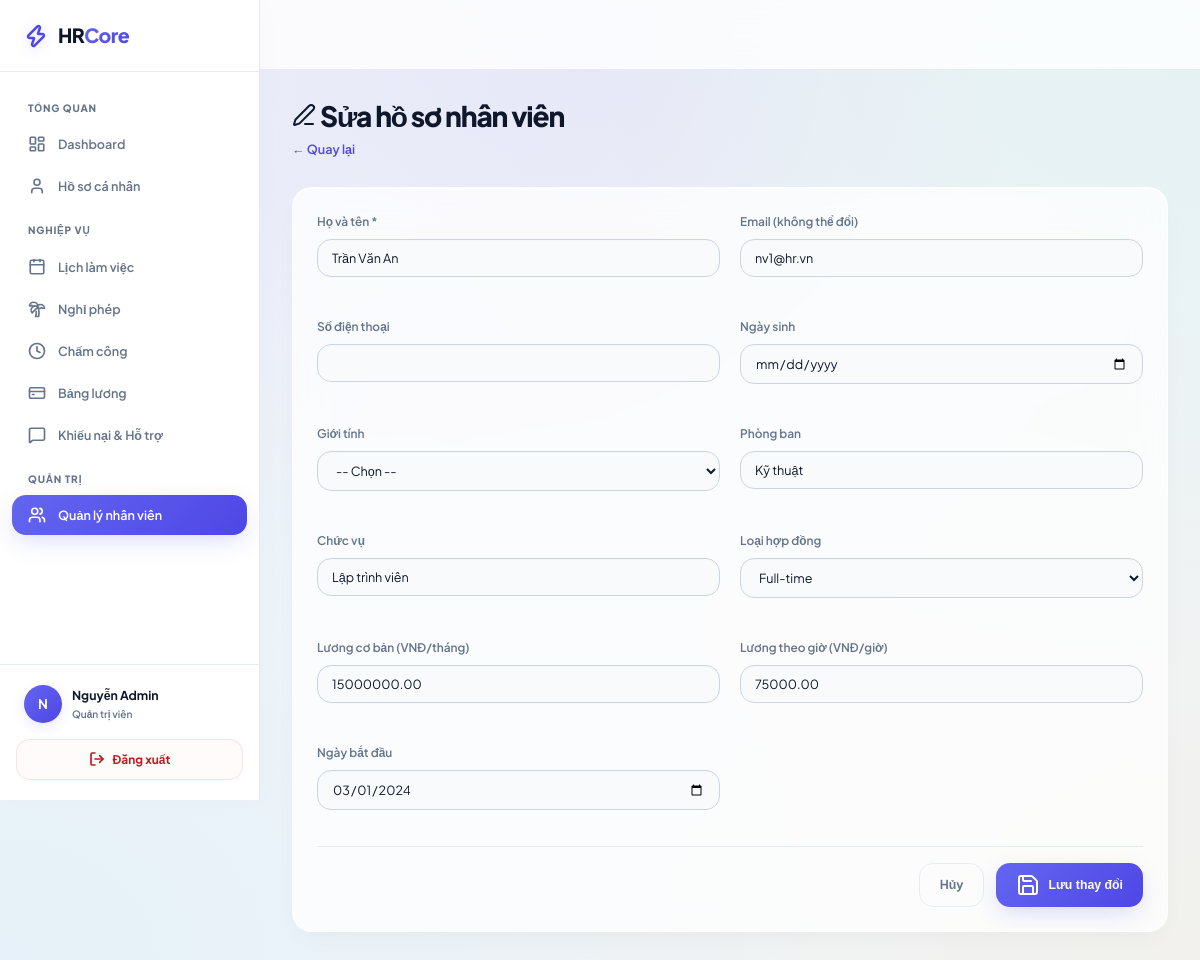
Screenshot of /employees/edit?id=2 (signed in) with the database file from the repository.
### tables this page shows
CREATE TABLE IF NOT EXISTS users (
    id              INT UNSIGNED AUTO_INCREMENT PRIMARY KEY,
    email           VARCHAR(255) NOT NULL UNIQUE,
    password_hash   VARCHAR(255) NOT NULL,
    role            ENUM('ADMIN','EMPLOYEE') NOT NULL DEFAULT 'EMPLOYEE',
    status          ENUM('ACTIVE','INACTIVE','LOCKED') NOT NULL DEFAULT 'ACTIVE',
    employee_code   VARCHAR(20)  NOT NULL UNIQUE,
    full_name       VARCHAR(200) NOT NULL,
    phone           VARCHAR(20),
    date_of_birth   DATE,
    gender          ENUM('MALE','FEMALE','OTHER'),
    department      VARCHAR(100),
    position        VARCHAR(100),
    employment_type ENUM('FULL_TIME','PART_TIME','CONTRACT') DEFAULT 'FULL_TIME',
    base_salary     DECIMAL(15,2) DEFAULT 0,
    hourly_rate     DECIMAL(10,2) DEFAULT 0,
    start_date      DATE,
    last_login_at   DATETIME,
    created_at      DATETIME NOT NULL DEFAULT CURRENT_TIMESTAMP,
    updated_at      DATETIME NOT NULL DEFAULT CURRENT_TIMESTAMP ON UPDATE CURRENT_TIMESTAMP,
    deleted_at      DATETIME,
    INDEX idx_email          (email),
    INDEX idx_employee_code  (employee_code),
    INDEX idx_status         (status)
);

### app/controllers/EmployeeController.php (called while the page is built, shortened)
<?php
require_once APP_PATH . '/core/Controller.php';
require_once APP_PATH . '/models/UserModel.php';
class EmployeeController extends Controller {
    private UserModel         $userModel;
    public function __construct() {
        $this->userModel = new UserModel();
    }
    public function edit(): void {
        $id       = (int)$this->get('id');
        $employee = $this->userModel->findById($id);
        $this->render('employees/edit', ['employee' => $employee, 'errors' => []]);
    }
}

### app/core/Router.php (called while the page is built, shortened)
<?php
class Router {
    public function dispatch(): void {
        $uri = parse_url($_SERVER['REQUEST_URI'], PHP_URL_PATH);
        $scriptName = $_SERVER['SCRIPT_NAME'] ?? '';
        $baseDir = dirname($scriptName);
        $baseDir = str_replace('\\', '/', $baseDir);
        if ($baseDir !== '/' && strpos($uri, $baseDir) === 0) {
            $uri = substr($uri, strlen($baseDir));
        }
        $uri = trim($uri, '/');
        $route = $this->resolve($uri);
        [$controllerName, $action, $allowedRoles] = $route;
        $controller = new $controllerName();
        $controller->$action();
    }
    private function resolve(string $uri): ?array {
        if (isset($this->routes[$uri])) {
            return $this->routes[$uri];
        }
        return null;
    }
}

### index.php (called while the page is built, shortened)
<?php
require_once APP_PATH . '/core/Database.php';
require_once APP_PATH . '/core/Controller.php';
require_once APP_PATH . '/core/Model.php';
require_once APP_PATH . '/core/Router.php';
$router = new Router();
$router->dispatch();

### app/core/Database.php (called while the page is built, shortened)
<?php
class Database {
    private static ?PDO $instance = null;
    private static string $host = 'localhost';
    private static string $dbname = 'hr_management';
    private static string $username = 'root';
    private static string $password = '2411';
    private static string $charset = 'utf8mb4';
    public static function getInstance(): PDO {
        if (self::$instance === null) {
            $dsn = "mysql:host=" . self::$host
                 . ";dbname=" . self::$dbname
                 . ";charset=" . self::$charset;
            $options = [
                PDO::ATTR_ERRMODE            => PDO::ERRMODE_EXCEPTION,
                PDO::ATTR_DEFAULT_FETCH_MODE => PDO::FETCH_ASSOC,
                PDO::ATTR_EMULATE_PREPARES   => false,
            ];
            self::$instance = new PDO($dsn, self::$username, self::$password, $options);
        }
        return self::$instance;
    }
}

### app/core/Model.php (called while the page is built, shortened)
<?php
abstract class Model {
    protected PDO $db;
    public function __construct() {
        $this->db = Database::getInstance();
    }
    protected function queryOne(string $sql, array $params = []): ?array {
        $stmt = $this->db->prepare($sql);
        $stmt->execute($params);
        $row = $stmt->fetch();
        return $row === false ? null : $row;
    }
}

### app/models/UserModel.php (called while the page is built, shortened)
<?php
require_once APP_PATH . '/core/Model.php';
class UserModel extends Model {
    public function findById(int $id): ?array {
        return $this->queryOne(
            "SELECT * FROM users WHERE id = ? AND deleted_at IS NULL",
            [$id]
        );
    }
}

### app/views/employees/edit.php (the view, shortened to what this page needs)
<div class="page-header">
    <div>
        <h1 class="page-title"><i data-lucide="edit-3" class="header-icon"></i> Sửa hồ sơ nhân viên</h1>
        <p class="page-subtitle"><a href="<?= BASE_URL ?>/employees">← Quay lại</a></p>
    </div>
</div>
<div class="card">
    <div class="card-body">
        <form method="POST" action="<?= BASE_URL ?>/employees/update">
            <div class="form-grid-2">
                <div class="form-group">
                    <label class="form-label" for="full_name">Họ và tên *</label>
                    <input type="text" id="full_name" name="full_name" class="form-input"
                           value="<?= htmlspecialchars($employee['full_name']) ?>" required>
                </div>
                <div class="form-group">
                    <label class="form-label">Email (không thể đổi)</label>
                    <input type="email" class="form-input" value="<?= htmlspecialchars($employee['email']) ?>" disabled>
                </div>
                <div class="form-group">
                    <label class="form-label" for="phone">Số điện thoại</label>
                    <input type="tel" id="phone" name="phone" class="form-input"
                           value="<?= htmlspecialchars($employee['phone'] ?? '') ?>">
                </div>
                <div class="form-group">
                    <label class="form-label" for="date_of_birth">Ngày sinh</label>
                    <input type="date" id="date_of_birth" name="date_of_birth" class="form-input"
                           value="<?= htmlspecialchars($employee['date_of_birth'] ?? '') ?>">
                </div>
                <div class="form-group">
                    <label class="form-label" for="gender">Giới tính</label>
                    <select id="gender" name="gender" class="form-select">
                        <option value="">-- Chọn --</option>
                    </select>
                </div>
                <div class="form-group">
                    <label class="form-label" for="department">Phòng ban</label>
                    <input type="text" id="department" name="department" class="form-input"
                           value="<?= htmlspecialchars($employee['department'] ?? '') ?>">
                </div>
                <div class="form-group">
                    <label class="form-label" for="position">Chức vụ</label>
                    <input type="text" id="position" name="position" class="form-input"
                           value="<?= htmlspecialchars($employee['position'] ?? '') ?>">
                </div>
                <div class="form-group">
                    <label class="form-label" for="employment_type">Loại hợp đồng</label>
                    <select id="employment_type" name="employment_type" class="form-select">
                        <option value="FULL_TIME" <?= $employee['employment_type'] === 'FULL_TIME' ? 'selected' : '' ?>>Full-time</option>
                    </select>
                </div>
                <div class="form-group">
                    <label class="form-label" for="base_salary">Lương cơ bản (VNĐ/tháng)</label>
                    <input type="number" id="base_salary" name="base_salary" class="form-input" min="0"
                           value="<?= htmlspecialchars($employee['base_salary'] ?? '0') ?>">
                </div>
                <div class="form-group">
                    <label class="form-label" for="hourly_rate">Lương theo giờ (VNĐ/giờ)</label>
                    <input type="number" id="hourly_rate" name="hourly_rate" class="form-input" min="0"
                           value="<?= htmlspecialchars($employee['hourly_rate'] ?? '0') ?>">
                </div>
                <div class="form-group">
                    <label class="form-label" for="start_date">Ngày bắt đầu</label>
                    <input type="date" id="start_date" name="start_date" class="form-input"
                           value="<?= htmlspecialchars($employee['start_date'] ?? '') ?>">
                </div>
            </div>
            <div class="form-actions">
                <a href="<?= BASE_URL ?>/employees" class="btn btn-ghost">Hủy</a>
                <button type="submit" class="btn btn-primary"><i data-lucide="save"></i> Lưu thay đổi</button>
            </div>
        </form>
    </div>
</div>

### public/css/app.css (style rules this page uses)
:root { --bg: #f8fafc; --bg-gradient: linear-gradient(135deg, #f8fafc 0%, #eff6ff 100%); --panel-bg: rgba(255, 255, 255, 0.85); --card-bg: rgba(255, 255, 255, 0.75); --border: rgba(226, 232, 240, 0.8); --primary: #4f46e5; --primary-h: #4338ca; --primary-gradient: linear-gradient(135deg, #6366f1 0%, #4f46e5 100%); --success: #10b981; --success-light: #f0fdf4; --success-text: #047857; --warning: #f59e0b; --warning-light: #fffbeb; --warning-text: #b45309; --danger: #ef4444; --danger-light: #fef2f2; --danger-text: #b91c1c; --info: #0ea5e9; --info-light: #f0f9ff; --info-text: #0369a1; --text: #0f172a; --text-muted: #64748b; --sidebar-w: 250px; --radius: 14px; --radius-lg: 20px; --shadow-sm: 0 2px 8px rgba(0, 0, 0, 0.02); --shadow: 0 10px 30px -10px rgba(0, 0, 0, 0.05), 0 1px 3px rgba(0, 0, 0, 0.01); --shadow-lg: 0 20px 40px -15px rgba(99, 102, 241, 0.1), 0 1px 10px rgba(0, 0, 0, 0.02); --shadow-glow: 0 8px 24px -4px rgba(99, 102, 241, 0.25); --shadow-success: 0 8px 24px -4px rgba(16, 185, 129, 0.25); --shadow-danger: 0 8px 24px -4px rgba(239, 68, 68, 0.25); }
*, *::before, *::after { box-sizing: border-box; margin: 0; padding: 0; }
html { font-size: 14px; scroll-behavior: smooth; }
body { font-family: 'Plus Jakarta Sans', 'Inter', sans-serif; background: #f1f5f9; background-image: radial-gradient(at 0% 0%, rgba(99, 102, 241, 0.08) 0px, transparent 50%), radial-gradient(at 50% 0%, rgba(168, 85, 247, 0.06) 0px, transparent 50%), radial-gradient(at 100% 0%, rgba(16, 185, 129, 0.06) 0px, transparent 50%), radial-gradient(at 0% 100%, rgba(14, 165, 233, 0.05) 0px, transparent 50%), radial-gradient(at 100% 100%, rgba(245, 158, 11, 0.05) 0px, transparent 50%); background-attachment: fixed; color: var(--text); display: flex; min-height: 100vh; line-height: 1.6; font-feature-settings: "cv02", "cv03", "cv04", "cv11"; -webkit-font-smoothing: antialiased; }
.page-header { display: flex; flex-direction: column; margin-bottom: 28px; gap: 4px; }
.page-title { font-size: 2rem; font-weight: 800; color: var(--text); letter-spacing: -0.04em; }
.page-subtitle { color: var(--text-muted); font-size: 0.9rem; }
.page-subtitle a { color: var(--primary); text-decoration: none; font-weight: 600; }
.card { background: var(--card-bg); backdrop-filter: blur(16px); -webkit-backdrop-filter: blur(16px); border: 1px solid rgba(255, 255, 255, 0.6); border-radius: var(--radius-lg); box-shadow: var(--shadow), inset 0 1px 1px rgba(255, 255, 255, 0.8); overflow: hidden; transition: all 0.3s cubic-bezier(0.4, 0, 0.2, 1); }
.card-body { padding: 24px; }
.btn { display: inline-flex; align-items: center; justify-content: center; gap: 8px; padding: 10px 20px; border-radius: var(--radius); font-size: 0.88rem; font-weight: 700; cursor: pointer; text-decoration: none; border: none; transition: all 0.2s cubic-bezier(0.4, 0, 0.2, 1); white-space: nowrap; }
.btn-primary { background: var(--primary-gradient); color: #ffffff; box-shadow: var(--shadow-glow); }
.btn-ghost { background: transparent; color: var(--text-muted); border: 1px solid var(--border); }
.form-group { margin-bottom: 20px; }
.form-grid-2 { display: grid; grid-template-columns: 1fr 1fr; gap: 20px; }
.form-label { display: block; font-size: 0.85rem; font-weight: 600; color: var(--text-muted); margin-bottom: 8px; }
.form-input, .form-select { width: 100%; padding: 10px 14px; background: #f8fafc; border: 1px solid #cbd5e1; border-radius: var(--radius); color: var(--text); font-size: 0.9rem; font-family: inherit; transition: all 0.25s cubic-bezier(0.4, 0, 0.2, 1); box-shadow: inset 0 1px 2px rgba(0, 0, 0, 0.02); }
.form-input::placeholder { color: #94a3b8; }
.form-actions { display: flex; gap: 12px; justify-content: flex-end; padding-top: 16px; margin-top: 16px; border-top: 1px solid var(--border); }

### rows the page displays
users: full_name "Trần Văn An", email "nv1@hr.vn", department "Kỹ thuật", position "Lập trình viên", employment_type "Full-time", base_salary "15000000.00", hourly_rate "75000.00", start_date "03/01/2024"

### other values shown
mb_substr(Session::get('user_name', 'U'), 0, 1) "N"
Session::get('user_name', '') "Nguyễn Admin"
